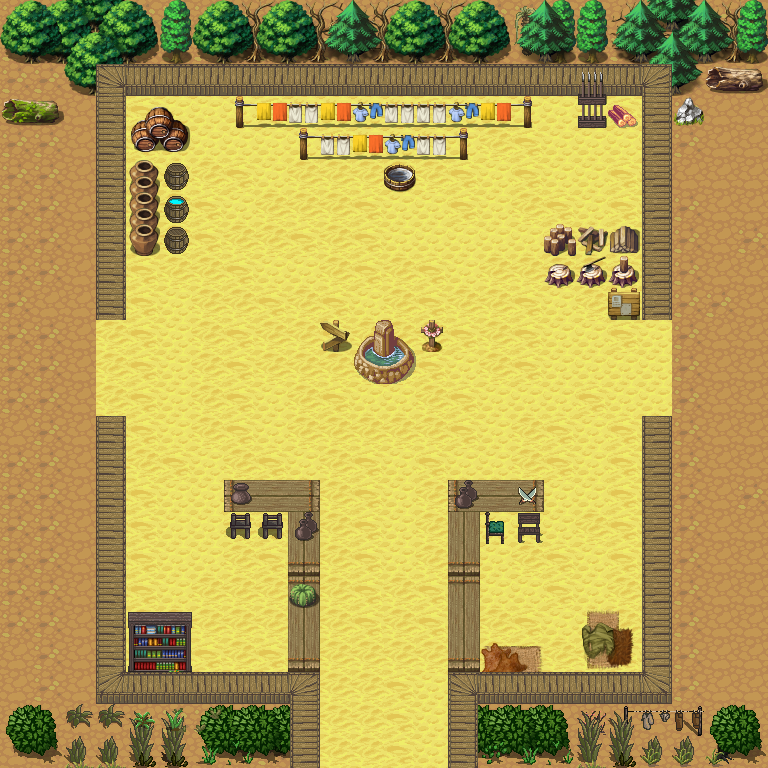

Below is a game level as drawn by its tile map, then a one-line description and the .tmx that defines it (tile-layer data replaced by summaries):
An orthogonal 24x24 tile map with 32x32 px tiles, 8 tile layers (bg, walk, tree, moreTree, ...), 6 tilesets.

<map version="1.5" tiledversion="1.7.2" orientation="orthogonal" renderorder="right-down" width="24" height="24" tilewidth="32" tileheight="32" infinite="0" nextlayerid="9" nextobjectid="1">
 <editorsettings>
  <export target="room4.json" format="json" />
 </editorsettings>
 <tileset firstgid="1" name="land6" tilewidth="32" tileheight="32" tilecount="1024" columns="32">
  <image source="land6.png" width="1024" height="1024" />
 </tileset>
 <tileset firstgid="1025" name="plant3" tilewidth="32" tileheight="32" tilecount="256" columns="16">
  <image source="plant3.png" width="512" height="512" />
 </tileset>
 <tileset firstgid="1281" name="plant6" tilewidth="32" tileheight="32" tilecount="256" columns="16">
  <image source="plant6.png" width="512" height="512" />
 </tileset>
 <tileset firstgid="1537" name="horror3" tilewidth="32" tileheight="32" tilecount="900" columns="30">
  <image source="horror3.png" width="960" height="960" />
 </tileset>
 <tileset firstgid="2437" name="horror" tilewidth="32" tileheight="32" tilecount="256" columns="16">
  <image source="horror.png" width="512" height="512" />
 </tileset>
 <tileset firstgid="2693" name="futuristic4" tilewidth="32" tileheight="32" tilecount="256" columns="16">
  <image source="futuristic4.png" width="512" height="512" />
 </tileset>
 <layer id="1" name="bg" width="24" height="24">
  <data>[576 cells, 88 non-empty, 2 distinct tile ids]</data>
 </layer>
 <layer id="7" name="walk" width="24" height="24">
  <data>[576 cells, 488 non-empty, 5 distinct tile ids]</data>
 </layer>
 <layer id="4" name="tree" width="24" height="24">
  <data>[576 cells, 81 non-empty, 40 distinct tile ids]</data>
 </layer>
 <layer id="2" name="moreTree" width="24" height="24">
  <data>[576 cells, 69 non-empty, 26 distinct tile ids]</data>
 </layer>
 <layer id="3" name="wall" width="24" height="24">
  <data>[576 cells, 98 non-empty, 22 distinct tile ids]</data>
 </layer>
 <layer id="5" name="object" width="24" height="24">
  <data>[576 cells, 59 non-empty, 45 distinct tile ids]</data>
 </layer>
 <layer id="8" name="lowerObject" width="24" height="24">
  <data>[576 cells, 0 non-empty, 0 distinct tile ids]</data>
 </layer>
 <layer id="6" name="moreObject" width="24" height="24">
  <data>[576 cells, 1 non-empty, 1 distinct tile ids]</data>
 </layer>
</map>
